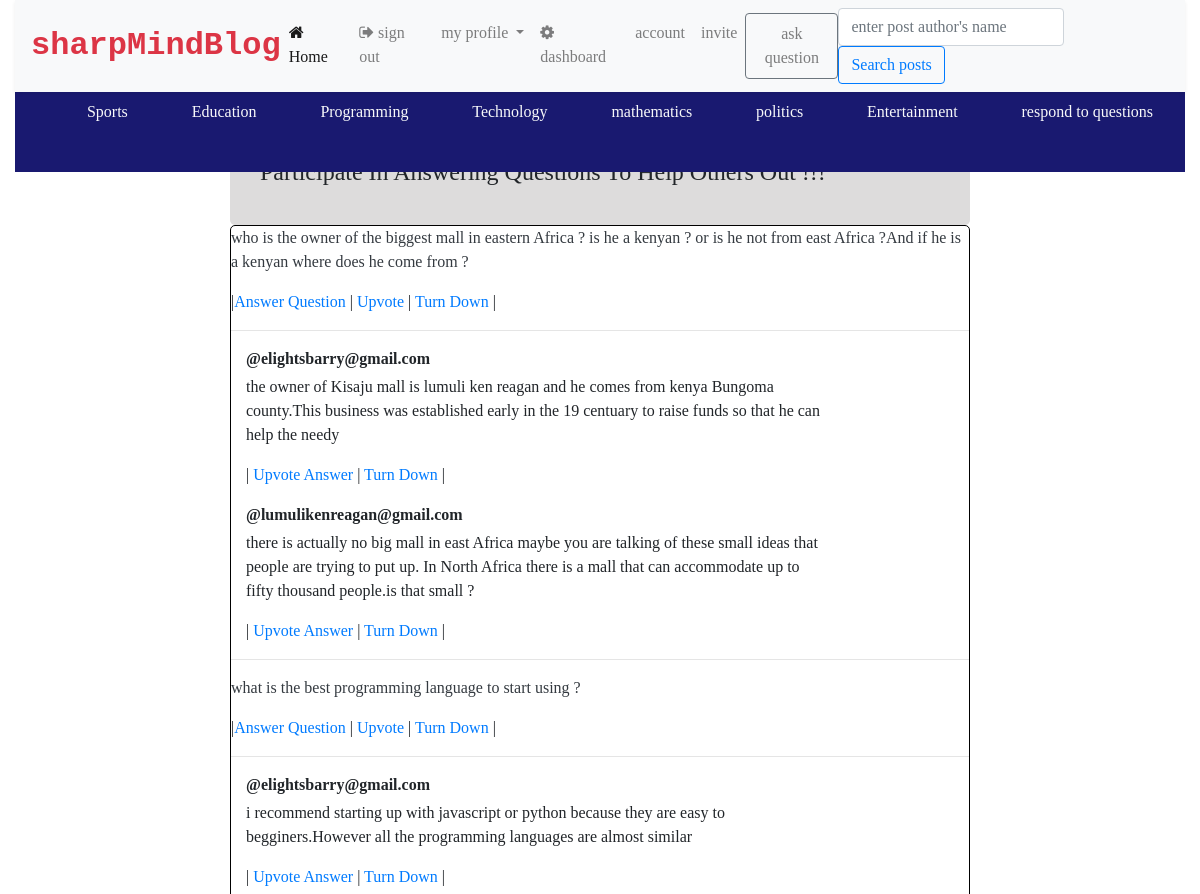
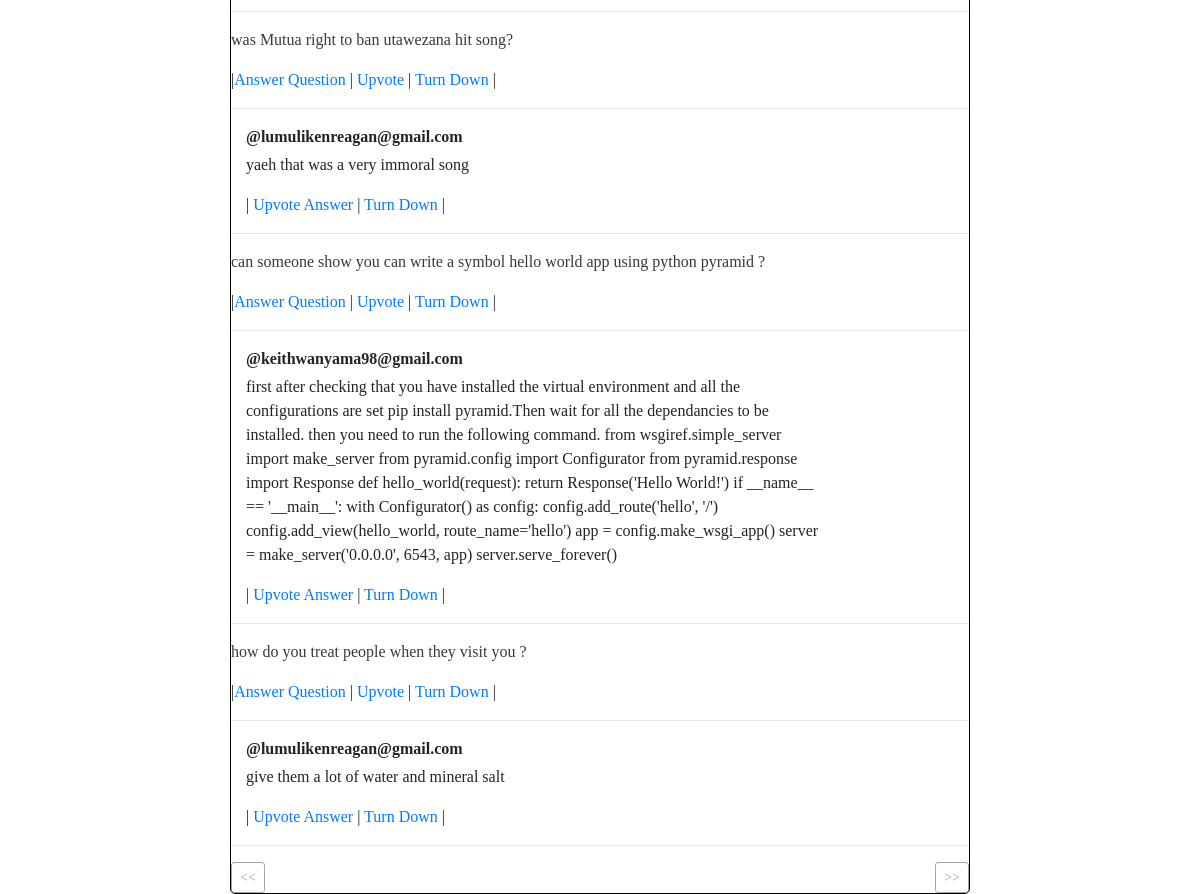
Screenshot of /users/question (signed in) with the database file from the repository (2 pictures, top to bottom).
### src/models/__init__.py (models this page shows, shortened)
class Questions(db.Model):
    id = db.Column(db.Integer, primary_key=True)
    question = db.Column(db.Text, nullable=False)
    is_answered = db.Column(db.Boolean, default=False)
    category = db.Column(db.String(200), nullable=False)
    author = db.Column(db.String(200), nullable=False)
    url = db.Column(db.String(200), nullable=False)
    upvote = db.Column(db.Integer, default=0)
    answer = db.relationship('Answers', backref='question')

class Answers(db.Model):
    id = db.Column(db.Integer, primary_key=True)
    answer = db.Column(db.Text, nullable=False)
    upvote = db.Column(db.Integer, default=0)
    author = db.Column(db.String(200), nullable=False)
    url = db.Column(db.String(200), nullable=False)
    date = db.Column(db.String(200), nullable=False, default=datetime.today().now)
    question_id = db.Column(db.ForeignKey('questions.id'))

### src/views/__init__.py (the view)
@views_blueprint.route('/question', methods=['GET', 'POST'])
def question():
    if not 'username' in session:
        return redirect(url_for('users.login'))
    page = request.args.get('page', type=int)
    user = User.query.filter_by(name=session['username']).first()
    count = Posts.query.filter_by(user_id=user.id).count()
    qn = Questions.query.paginate(page=page, per_page=10)
    return render_template('quiz/question.html', qn=qn, user=user, count=count)

### src/views/__init__.py (called while the page is built)
@views_blueprint.before_request
def before_request():
    g.user = None
    if 'username' in session:
        g.user = session['username']

### src/templates/quiz/question.html (shortened to what this page needs)
{% extends 'public/main.html' %} {% block body %}
<div class="container-fluid position-absolute" style="top: 8em">
    <div class="row">
        <div class="col-lg-2">
        </div>
        <div class="col-lg-8">
            <div class="container one">
                <div class="header">
                    <h4 class="text text-capitalize">participate in answering questions to help others out !!!</h4>
                </div>
                <div class="one-body">
                    {%for qn in qn.items%}
                    <div class="d-flex">
                        <p class="text text-dark mr-2 text-break">{{qn.question}}</p>
                    </div>
                    |<a href="{{url_for('users.answ', id=qn.id)}}" class="text-decoration-none text-capitalize">answer question</a> |<a href="#" class="text-decoration-none text-capitalize" id="upvoteanswer"> upvote</a> | <a href="" class="text-decoration-none text-capitalize">turn down </a>|
                    <hr> {%for answer in qn.answer%}
                    <div class="col-lg-10">
                        <ul class="list-unstyled mt-3">
                            <li class="media">
                                <div class="media-body">
                                    <p class="mt-0 mb-1 font-weight-bold">@{{answer.author}}</p>
                                    <p class="text mr-2">{{answer.answer}}</p>
                                    |<a href="#" class="text-decoration-none text-capitalize"> upvote answer</a> | <a href="" class="text-decoration-none text-capitalize">turn down </a>|
                                </div>
                            </li>
                        </ul>
                    </div>
                    {%endfor%}
                    <hr>{%endfor%}
                    <div class="paginate">
                        <div class="right mr-auto">
                            {% if qn.has_prev%}
                            <a href="{{url_for( 'users.question', page=qn.prev_num)}} " class="btn btn-outline-secondary btn-sm">&lt;&lt;</a> {%else%}
                            <a href="{{url_for( 'users.question', page=qn.prev_num)}} " class="btn btn-outline-secondary btn-sm disabled">&lt;&lt;</a> {%endif%}
                        </div>
                        <div class="left ml-auto">
                            {%if qn.has_next%}
                            <a href="{{url_for( 'users.question', page=qn.next_num)}} " class="btn btn-outline-secondary btn-sm">&gt;&gt;</a> {%else%}
                            <a href="{{url_for( 'users.question', page=qn.next_num)}} " class="btn btn-outline-secondary btn-sm disabled">&gt;&gt;</a> {%endif%}
                        </div>
                    </div>
                </div>
            </div>
        </div>
    </div>
</div>
{% endblock body %}

### src/static/css/default.css (style rules this page uses)
* { font-family: Cambria, Cochin, Georgia, Times, 'Times New Roman', serif; font-size: 16px; }
.one .header { background-color: rgb(221, 220, 220); width: 100% !important; padding: 30px !important; border-radius: 5px; }
.one-body { border: 1px solid black; width: 100%; border-radius: 5px; }
.paginate { display: flex !important; justify-content: space-around !important; width: 100% !important; }

### rows the page displays
Questions: question "who is the owner of the biggest mall in eastern Africa ? is he a kenyan ? or is he not from east Africa ?And if he is a kenyan where does he come from ?"
Answers: author "elightsbarry@gmail.com", answer "the owner of Kisaju mall is lumuli ken reagan and he comes from kenya Bungoma county.This business was established early in the 19 centuary to raise funds so that he can help the needy"
Answers: author "lumulikenreagan@gmail.com", answer "there is actually no big mall in east Africa maybe you are talking of these small ideas that people are trying to put up. In North Africa there is a mall that can accommodate up to fifty thousand people.is that small ?"
Questions: question "what is the best programming language to start using ?"
Answers: author "elightsbarry@gmail.com", answer "i recommend starting up with javascript or python because they are easy to begginers.However all the programming languages are almost similar"
Questions: question "was Mutua right to ban utawezana hit song?"
Answers: author "lumulikenreagan@gmail.com", answer "yaeh that was a very immoral song"
Questions: question "can someone show you can write a symbol hello world app using python pyramid ?"
Answers: author "keithwanyama98@gmail.com", answer "first after checking that you have installed the virtual environment and all the configurations are set pip install pyramid.Then wait for all the dependancies to be installed. then you need to run the following command. from wsgiref.simple_server import make_server from pyramid.config import Configurator from pyramid.response import Response def hello_world(request): return Response('Hello World!') if __name__ == '__main__': with Configurator() as config: config.add_route('hello', '/') config.add_view(hello_world, route_name='hello') app = config.make_wsgi_app() server = make_server('0.0.0.0', 6543, app) server.serve_forever()"
Questions: question "how do you treat people when they visit you ?"
Answers: author "lumulikenreagan@gmail.com", answer "give them a lot of water and mineral salt"
